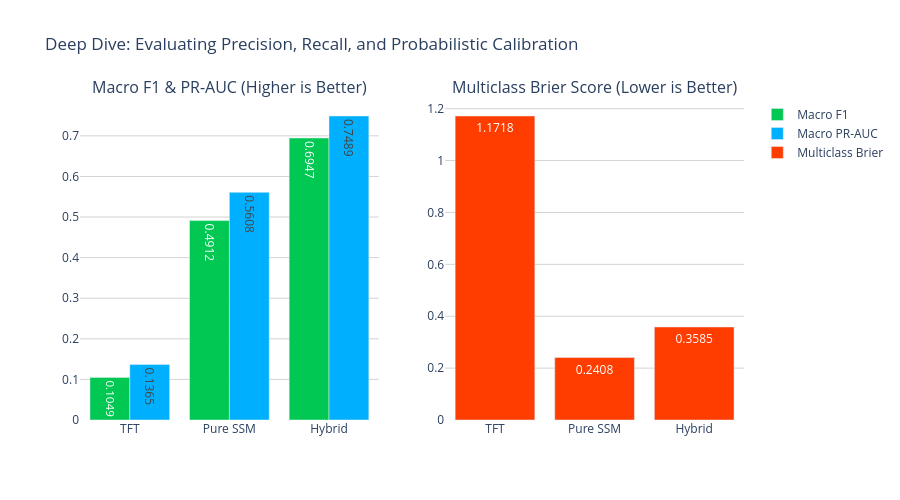

Notebook code cell kept with this figure:
### Code cell
# Create a subplot with 1 row and 2 columns
fig_metrics = make_subplots(
    rows=1, cols=2, 
    subplot_titles=("Macro F1 & PR-AUC (Higher is Better)", "Multiclass Brier Score (Lower is Better)")
)

# Left Chart: Grouped Bar for F1 and PR-AUC
fig_metrics.add_trace(
    go.Bar(name='Macro F1', x=metrics_data['Model'], y=metrics_data['Macro F1'], marker_color='#00C853', text=metrics_data['Macro F1'], textposition='auto'),
    row=1, col=1
)
fig_metrics.add_trace(
    go.Bar(name='Macro PR-AUC', x=metrics_data['Model'], y=metrics_data['Macro PR-AUC'], marker_color='#00B0FF', text=metrics_data['Macro PR-AUC'], textposition='auto'),
    row=1, col=1
)

# Right Chart: Brier Score
fig_metrics.add_trace(
    go.Bar(name='Multiclass Brier', x=metrics_data['Model'], y=metrics_data['Multiclass Brier'], marker_color='#FF3D00', text=metrics_data['Multiclass Brier'], textposition='auto'),
    row=1, col=2
)

fig_metrics.update_layout(
    title_text="Deep Dive: Evaluating Precision, Recall, and Probabilistic Calibration",
    plot_bgcolor='rgba(0,0,0,0)',
    barmode='group',
    height=500
)
fig_metrics.update_yaxes(showgrid=True, gridcolor='lightgray')
fig_metrics.update_traces(texttemplate='%{text:.4f}')

fig_metrics.show()

### Figure 1 — Plotly figure (JSON) as saved in the notebook; plotly's stock layout.template omitted (floating-point values rounded to 4 significant figures)
{"data": [{"marker": {"color": "#00C853"}, "name": "Macro F1", "text": [0.1049, 0.4912, 0.6947], "textposition": "auto", "texttemplate": "%{text:.4f}", "type": "bar", "x": ["TFT", "Pure SSM", "Hybrid"], "xaxis": "x", "y": [0.1049, 0.4912, 0.6947], "yaxis": "y"}, {"marker": {"color": "#00B0FF"}, "name": "Macro PR-AUC", "text": [0.1365, 0.5608, 0.7489], "textposition": "auto", "texttemplate": "%{text:.4f}", "type": "bar", "x": ["TFT", "Pure SSM", "Hybrid"], "xaxis": "x", "y": [0.1365, 0.5608, 0.7489], "yaxis": "y"}, {"marker": {"color": "#FF3D00"}, "name": "Multiclass Brier", "text": [1.172, 0.2408, 0.3585], "textposition": "auto", "texttemplate": "%{text:.4f}", "type": "bar", "x": ["TFT", "Pure SSM", "Hybrid"], "xaxis": "x2", "y": [1.172, 0.2408, 0.3585], "yaxis": "y2"}], "layout": {"annotations": [{"font": {"size": 16}, "showarrow": false, "text": "Macro F1 & PR-AUC (Higher is Better)", "x": 0.225, "xanchor": "center", "xref": "paper", "y": 1, "yanchor": "bottom", "yref": "paper"}, {"font": {"size": 16}, "showarrow": false, "text": "Multiclass Brier Score (Lower is Better)", "x": 0.775, "xanchor": "center", "xref": "paper", "y": 1, "yanchor": "bottom", "yref": "paper"}], "barmode": "group", "height": 500, "plot_bgcolor": "rgba(0,0,0,0)", "title": {"text": "Deep Dive: Evaluating Precision, Recall, and Probabilistic Calibration"}, "xaxis": {"anchor": "y", "domain": [0, 0.45]}, "xaxis2": {"anchor": "y2", "domain": [0.55, 1]}, "yaxis": {"anchor": "x", "domain": [0, 1], "gridcolor": "lightgray", "showgrid": true}, "yaxis2": {"anchor": "x2", "domain": [0, 1], "gridcolor": "lightgray", "showgrid": true}}}
